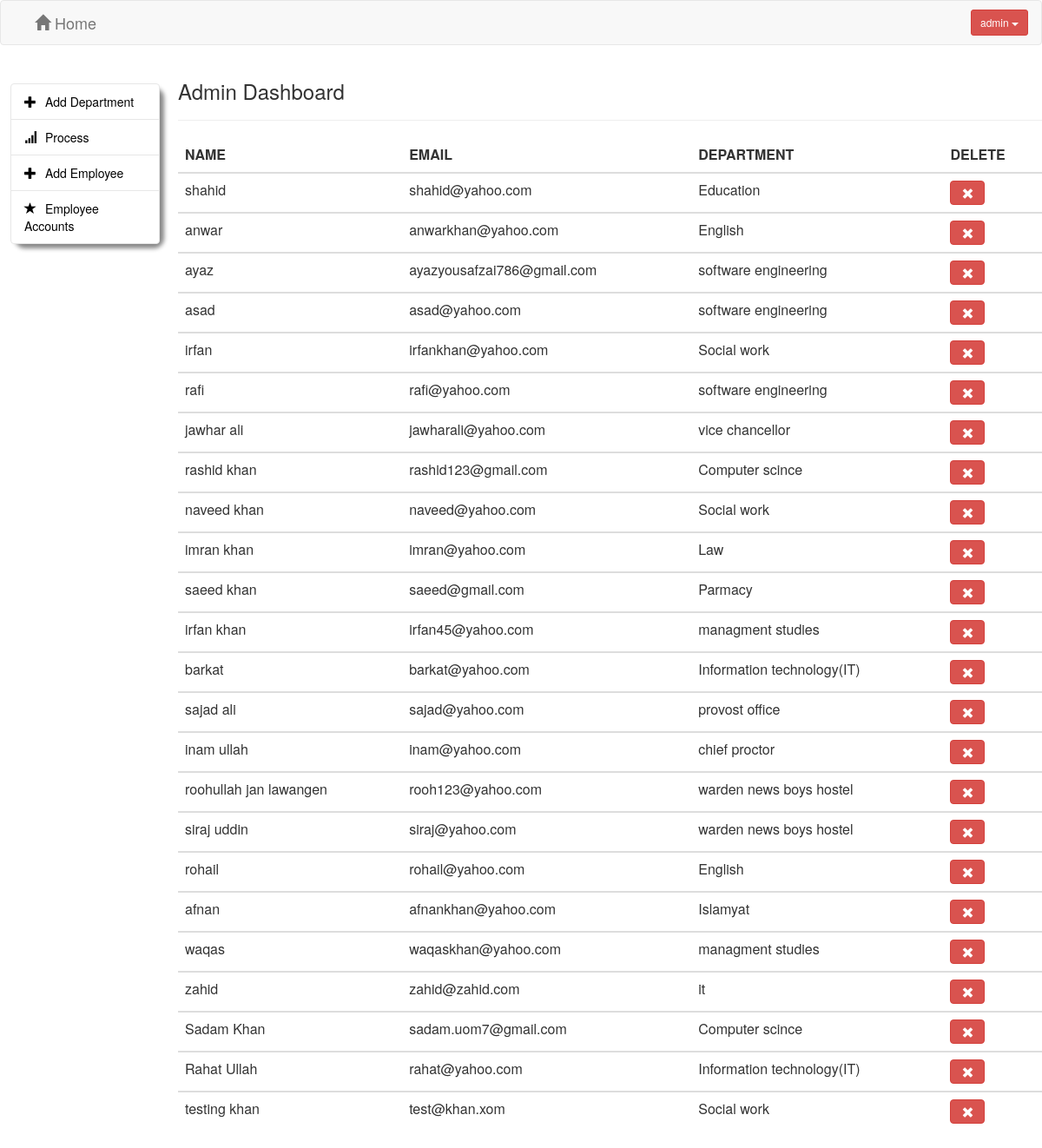
Screenshot of /admin/employee_accounts.php (signed in) with the database file from the repository.
### tables this page shows
CREATE TABLE `user` (
  `id` int(45) NOT NULL,
  `name` varchar(45) NOT NULL,
  `email` varchar(45) NOT NULL,
  `password` varchar(45) NOT NULL,
  `department` varchar(45) NOT NULL,
  `designation` varchar(45) NOT NULL
);

CREATE TABLE `department` (
  `id` int(11) NOT NULL,
  `name` varchar(50) NOT NULL
);

### admin/function/function.php (the view, shortened to what this page needs)
<?php
include_once 'connection.php';
  function employee_accounts()
  {
  	GLOBAL $con;
  	$employee_accounts = mysqli_query($con,"SELECT `id`,`name`,`email`,`department` FROM `user`");
  	$count = mysqli_num_rows($employee_accounts);
  	if($count == 0)
  	{
  		echo "<div class='alert alert-danger'>Sorry no emplyee accounts</div>";
  	}
  	else
  	{
      echo "<table class='table'>
      <thead>
      <tr>
      <th>NAME</th>
      <th>EMAIL</th>
      <th>DEPARTMENT</th>
      <th>DELETE</th>
      </tr>
      </thead>";
      while($r = mysqli_fetch_array($employee_accounts))
      {
      	$id = $r['id'];
      	$name = $r['name'];
      	$email = $r['email'];
      	$department = $r['department'];
      	$select_department = mysqli_query($con,"SELECT `name` FROM `department` WHERE `id` = '$department'");
        $r2 = mysqli_fetch_object($select_department)->name;
      	echo "<tbody>
           <tr>
           <td>$name</td>
           <td>$email</td>
           <td>$r2</td>
           <td><a href='employee_accounts.php?del_account=$id' class='btn btn-danger'><span class='glyphicon glyphicon-remove'></span></a></td>
           </tr>
      	</tbody>";
      }
      echo "</table>";
  	}
  }
 ?>

### admin/header.php (shortened to what this page needs)
<html>
<head>
	<link rel="stylesheet" href="css/bootstrap.min.css">
	<link rel="stylesheet" href="font-awesome/css/font-awesome.min.css">
    <link rel="stylesheet" type="text/css" href="DataTables/jquery.dataTables.css">
	<link rel="stylesheet" type="text/css" href="css/style.css">
</head>

### admin/employee_accounts.php (shortened to what this page needs)
<?php
include_once 'function/function.php';
 ?>
<?php include_once 'header.php'; ?>
<body>
	<?php include_once 'includes/nav.php'; ?>
	<div class="row">
		<div class="col-md-2">
        <?php include_once 'includes/list.php'; ?>
		</div>
		<div class="col-md-10">
       <h3>Admin Dashboard</h3><hr>
        <?php
       employee_accounts();
       ?>
     </div>
   </div>
   </body>
   </html>

### admin/includes/nav.php (shortened to what this page needs)
    <nav class="navbar navbar-default navbar-static">
	<div class="container-fluid" style="padding-left: 0px; padding-right: 0px;">
		<div class="navbar-header">
		 <a class="navbar-brand" href="#" style="margin-left:24px;"><span class="glyphicon glyphicon-home"></span> Home</a>
		</div>
       <div class="collapse navbar-collapse" id="ayaz">
                <?php
        if(isset($_SESSION['admin']))
        {
          $name = $_SESSION['admin'];
             echo '
           <div class="dropdown" style="margin-top:10px;">
           <button class="btn btn-danger btn-sm dropdown-toggle" data-toggle="dropdown" style="float:right;">'.$name.' <span class="caret"><span></button>
           <ul class="dropdown-menu dropdown-menu-right" style="top:30px; color:black;">
              <li><a href="logout.php" ><span class="glyphicon glyphicon-log-out"></span> Logout</a></li>
              <li><a href="admin_settings.php" ><span class="glyphicon glyphicon-cog"></span> Settings</a></li>
           </ul>
           </div>
           </div>';
}
?>
       </div>
</nav>

### admin/includes/list.php (shortened to what this page needs)
<div class="list-group list-group-change">
        	<a href="add_department.php" class="list-group-item"><span class="glyphicon glyphicon-plus"></span>Add Department</a>
        	<a href="employee_status.php" class="list-group-item"><span class="glyphicon glyphicon-signal"></span>Process</a>
        	<a href="add_employee.php" class="list-group-item"><span class="glyphicon glyphicon-plus"></span>Add Employee</a>
        	<a href="employee_accounts.php" class="list-group-item"><span class="glyphicon glyphicon-star"></span>Employee Accounts</a>
        </div>

### admin/includes/list.php (style rules this page uses)
.list-group-change { background:white; margin-top: 24px; width: 98%; margin-left: 12px; border-radius: 12px; box-shadow: 5px 5px 5px #888888; }
.list-group-item { background: #4D525B !important; border: 1px solid #e7e7e7 !important; color: black !important; }
.list-group a { background: white !important; }
.list-group-change a span { padding-right: 10px; }

### rows the page displays
user: name "shahid", email "shahid@yahoo.com", department.name "Education"
user: name "anwar", email "anwarkhan@yahoo.com", department.name "English"
user: name "ayaz", email "ayazyousafzai786@gmail.com", department.name "software engineering"
user: name "asad", email "asad@yahoo.com", department.name "software engineering"
user: name "irfan", email "irfankhan@yahoo.com", department.name "Social work"
user: name "rafi", email "rafi@yahoo.com", department.name "software engineering"
user: name "jawhar ali", email "jawharali@yahoo.com", department.name "vice chancellor"
user: name "rashid khan", email "rashid123@gmail.com", department.name "Computer scince"
user: name "naveed khan", email "naveed@yahoo.com", department.name "Social work"
user: name "imran khan", email "imran@yahoo.com", department.name "Law"
user: name "saeed khan", email "saeed@gmail.com", department.name "Parmacy"
user: name "irfan khan", email "irfan45@yahoo.com", department.name "managment studies"
user: name "barkat", email "barkat@yahoo.com", department.name "Information technology(IT)"
user: name "sajad ali", email "sajad@yahoo.com", department.name "provost office"
user: name "inam ullah", email "inam@yahoo.com", department.name "chief proctor"
user: name "roohullah jan lawangen", email "rooh123@yahoo.com", department.name "warden news boys hostel"
user: name "siraj uddin", email "siraj@yahoo.com", department.name "warden news boys hostel"
user: name "rohail", email "rohail@yahoo.com", department.name "English"
user: name "afnan", email "afnankhan@yahoo.com", department.name "Islamyat"
user: name "waqas", email "waqaskhan@yahoo.com", department.name "managment studies"
user: name "zahid", email "zahid@zahid.com", department.name "it"
user: name "Sadam Khan", email "sadam.uom7@gmail.com", department.name "Computer scince"
user: name "Rahat Ullah", email "rahat@yahoo.com", department.name "Information technology(IT)"
user: name "testing khan", email "test@khan.xom", department.name "Social work"

### other values shown
$name "admin"
